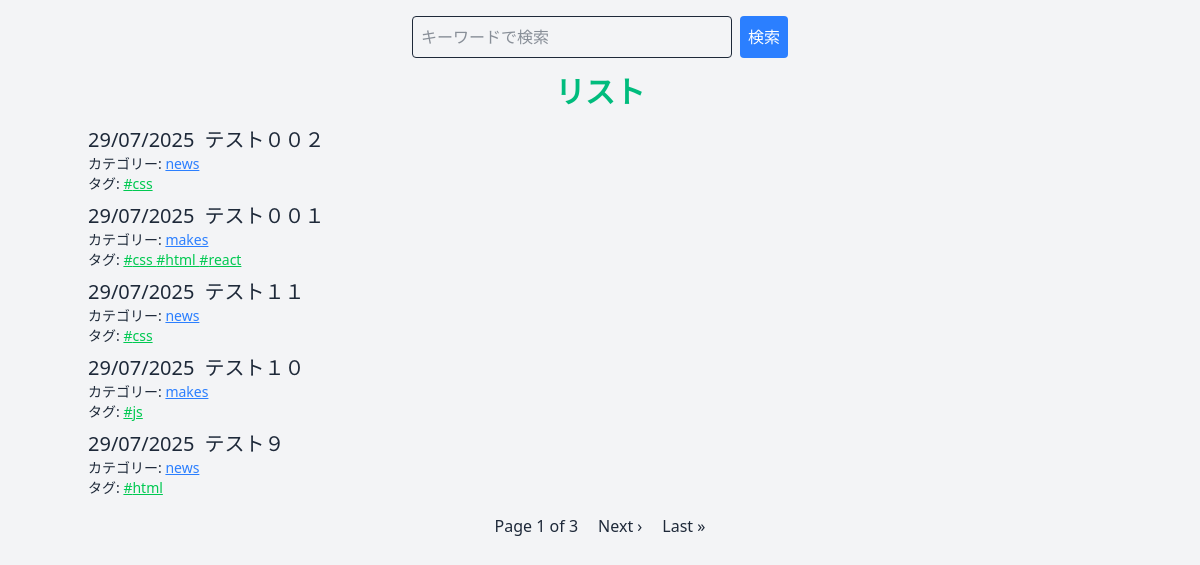
Screenshot of /blog/ with the database file from the repository.
### blog/models.py (models this page shows, shortened)
class Post(models.Model):
    title = models.CharField(max_length=200)
    slug = models.SlugField(unique=True)
    content = models.TextField()
    author = models.ForeignKey(User, on_delete=models.CASCADE)
    category = models.ForeignKey(Category, on_delete=models.SET_NULL, null=True, blank=True, related_name='posts')  # Cho phép không có category
    tags = models.ManyToManyField(Tag, blank=True, related_name='posts')  # Cho phép không có tag
    created_at = models.DateTimeField(auto_now_add=True)
    updated_at = models.DateTimeField(auto_now=True)

class Category(models.Model):
    name = models.CharField(max_length=100, unique=True)
    slug = models.SlugField(unique=True)

class Tag(models.Model):
    name = models.CharField(max_length=50, unique=True)
    slug = models.SlugField(unique=True)

### blog/views.py (the view)
# urls.py: path('', views.index, name='index'),
def index(request):
    query = request.GET.get('q', '') # Lấy từ khóa tìm kiếm từ URL (?q=keyword)
    post_list = Post.objects.all().order_by('-created_at')
    if query:
        post_list = post_list.filter(
            Q(title__icontains=query) | Q(content__icontains=query)
        )
    paginator = Paginator(post_list, 5)  # Show 5 posts per page
    page_number = request.GET.get('page') # Lấy số trang từ URL (?page=2)
    posts = paginator.get_page(page_number)
    return render(request, 'blog/index.html', {
        'posts': posts,
        'query': query  # Truyền từ khóa tìm kiếm vào template
        })

### blog/templates/blog/index.html (shortened to what this page needs)
{% extends "base.html" %}
{% block content %}
<div>
    <form action="" method="get" class="mb-4 flex justify-center gap-2">
        <input type="text" name="q" placeholder="キーワードで検索" class="border p-2 rounded w-full max-w-xs"
            value="{{ query|default_if_none:'' }}">
        <button type="submit" class="bg-blue-500 text-white p-2 rounded">検索</button>
    </form>
</div>
<h1 class="text-3xl font-bold mb-4 text-center text-emerald-500">リスト</h1>
<ul>
    {% for post in posts %}
    <li class="mt-2 max-w-max">
        <a href="{% url 'post_detail' post.slug %}">
            <dl class="flex gap-2.5 text-xl">
                <dt>{{ post.created_at|date:"d/m/Y" }}</dt>
                <dd>
                    {{ post.title }}
                </dd>
            </dl>
        </a>
        {% if post.category %}
        <p class="text-sm">カテゴリー:
            <a href="{% url 'category_posts' post.category.slug %}" class="text-blue-500 underline">
                {{ post.category.name }}
            </a>
        </p>
        {% endif %}
        {% if post.tags.all %}
        <p class="text-sm">タグ:
            {% for tag in post.tags.all %}
            <a href="{% url 'tag_posts' tag.slug %}" class="text-green-500 underline">
                #{{ tag.name }}
            </a>
            {% endfor %}
        </p>
        {% endif %}
    </li>
    {% empty %}
    <li>まだ何もありません</li>
    {% endfor %}
</ul>
<div class="mt-4 flex justify-center gap-5">
    <span>Page {{ posts.number }} of {{ posts.paginator.num_pages }}</span>
    {% if posts.has_next %}
    <a href="?q={{ query }}&page={{ posts.next_page_number }}">Next ›</a>
    <a href="?q={{ query }}&page={{ posts.paginator.num_pages }}">Last »</a>
    {% endif %}
</div>
{% endblock %}

### templates/base.html (shortened to what this page needs)
{% load static %}
<!DOCTYPE html>
<html lang="ja">
<head>
    <link href="{% static 'css/output.css' %}" rel="stylesheet">
</head>
<body class="bg-gray-100 text-gray-800 p-4">
    <div class="container mx-auto">
        {% block content %}{% endblock %}
    </div>
</body>
</html>

### rows the page displays
Post: created_at "29/07/2025", title "テスト００２", category.name "news"
Tag: name "css"
Post: created_at "29/07/2025", title "テスト００１", category.name "makes"
Tag: name "html"
Tag: name "react"
Post: created_at "29/07/2025", title "テスト１１", category.name "news"
Post: created_at "29/07/2025", title "テスト１０", category.name "makes"
Tag: name "js"
Post: created_at "29/07/2025", title "テスト９", category.name "news"

### other values shown
{{ posts.number }} "1"
{{ posts.paginator.num_pages }} "3"
